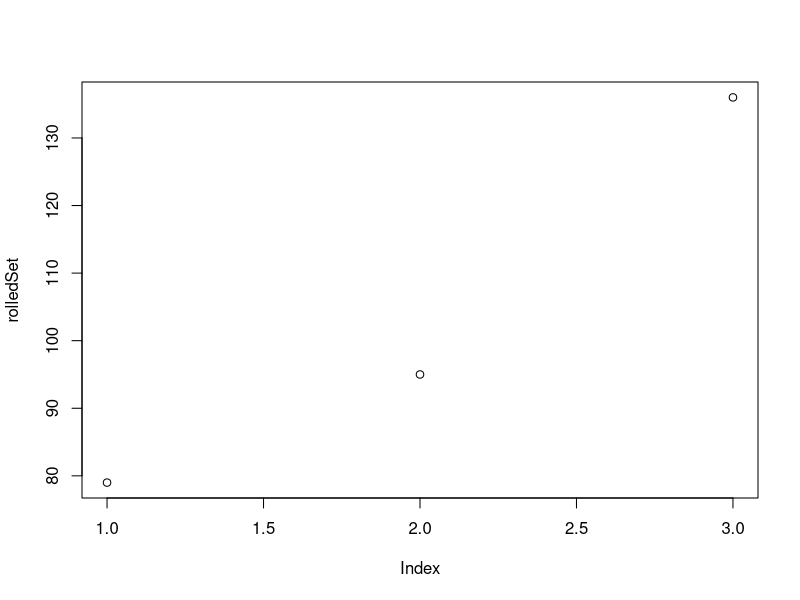
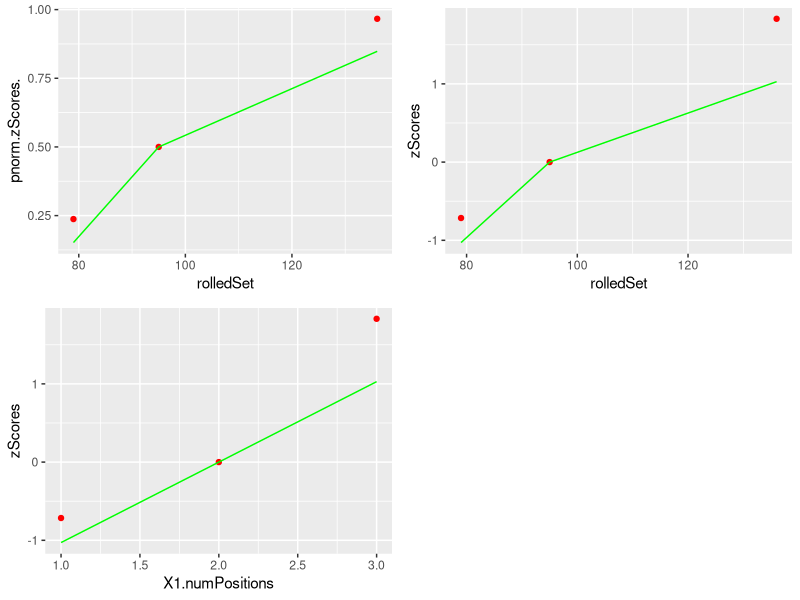

Write R code to recreate these figures, in order.
library(parallel)
require(ggplot2)
require(gridExtra)

numDice = sample(3:10,1)
dice = c(4,6,8,10,12,20,100)
numPositions = sample(c(3:10,20,50),1)

diceSet = sample(dice,numDice,replace=TRUE)

rolledSet <- sort(unlist(mclapply(1:numPositions, function (x)
  {
  roll <- mclapply(diceSet, function(x)
    {
    rolled <- sample(1:x,1)
    return(rolled)
  })
  return(sum(unlist(roll)))
})))

plot(rolledSet)

probs <- c(0, .1, .25, .5, .75, .9, 1)
bowleysSummary <- quantile(rolledSet, probs)

m <-median(rolledSet)

bowleyDeltaMedianSqr <- (bowleysSummary-m)^2

#multiplying by % delta's = dividing by that amount if every value were deviated by median multiplied by that % equivalence (i.e. 1/count)
stratifiedMAD <- sqrt(sum(diff(probs, lag = 1, differences = 1) * c(bowleyDeltaMedianSqr[1:3],bowleyDeltaMedianSqr[5:7])))

zScores <- (rolledSet-m)/stratifiedMAD

lowerSum <- abs(sum(zScores[zScores<0]))
upperSum <- sum(zScores[zScores>0])
average <- mean(c(lowerSum,upperSum))

lowerFactor <- abs(lowerSum)/average
upperFactor <- abs(upperSum)/average

lower <- which(zScores<0)
upper <- which(zScores>0)

colors <- rainbow(2)

reScaled <- zScores
reScaled[lower] <- zScores[lower]*upperFactor
reScaled[upper] <- zScores[upper]*lowerFactor

mean(zScores)
mean(reScaled)

df <- data.frame(rolledSet,pnorm(zScores),pnorm(reScaled))

plot1 <- ggplot(df, aes(rolledSet)) +                  # basic graphical object
  geom_point(aes(y=pnorm.zScores.), colour="red") +  # first layer
  geom_line(aes(y=pnorm.reScaled.), colour="green")  # second layer

df <- data.frame(rolledSet,zScores,reScaled)

plot2 <- ggplot(df, aes(rolledSet)) +                  # basic graphical object
  geom_point(aes(y=zScores), colour="red") +  # first layer
  geom_line(aes(y=reScaled), colour="green")  # second layer

df <- data.frame(1:numPositions,zScores,reScaled)

plot3 <- ggplot(df, aes(X1.numPositions)) +                    # basic graphical object
  geom_point(aes(y=zScores), colour="red") +  # first layer
  geom_line(aes(y=reScaled), colour="green")  # second layer

grid.arrange(plot1, plot2, plot3, ncol=2, nrow=2)

summary(pnorm(zScores))
summary(pnorm(reScaled))
